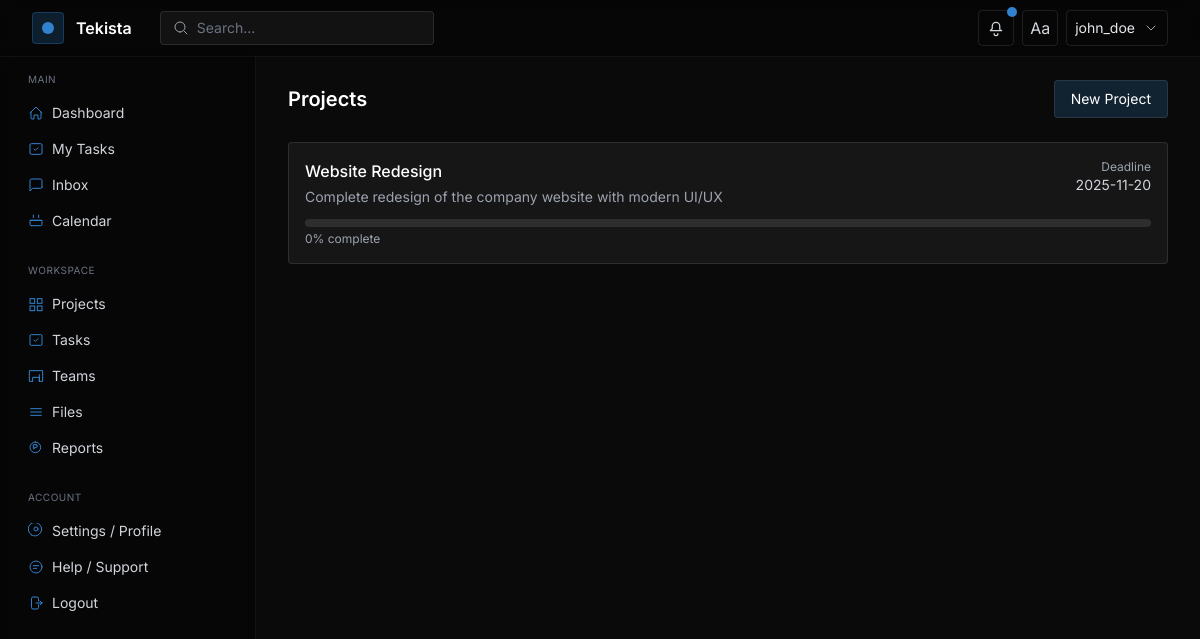
/projects/ (signed in), run on the app's committed database.
### models.py (models this page shows, shortened)
class User(UserMixin, db.Model):
    __tablename__ = "user"
    id = db.Column(db.Integer, primary_key=True)
    username = db.Column(db.String(80), unique=True, nullable=False)
    email = db.Column(db.String(120), unique=True, nullable=False)
    password_hash = db.Column(db.String(128), nullable=False)
    organization_id = db.Column(db.Integer, db.ForeignKey('organization.id'), nullable=True)
    role_id = db.Column(db.Integer, db.ForeignKey('role.id'), nullable=True)
    custom_role_id = db.Column(db.Integer, db.ForeignKey('custom_role.id'), nullable=True)
    api_token = db.Column(db.String(128), unique=True, index=True, nullable=True)
    token_expiration = db.Column(db.DateTime, nullable=True)
    created_at = db.Column(db.DateTime, default=datetime.utcnow)
    projects = db.relationship('Project', secondary=project_users, back_populates='users')
    tasks = db.relationship('Task', secondary=task_assignees, back_populates='assignees')

class Project(db.Model):
    __tablename__ = "project"
    id = db.Column(db.Integer, primary_key=True)
    title = db.Column(db.String(150), nullable=False)
    description = db.Column(db.Text)
    deadline = db.Column(db.Date)
    organization_id = db.Column(db.Integer, db.ForeignKey('organization.id'), nullable=True)
    created_at = db.Column(db.DateTime, default=datetime.utcnow)
    users = db.relationship('User', secondary=project_users, back_populates='projects')
    tasks = db.relationship('Task', back_populates='project', cascade='all, delete-orphan')
    def progress(self):
        total = len(self.tasks)
        if total == 0:
            return 0
        done = sum(1 for t in self.tasks if t.status == 'Done')
        return int((done / total) * 100)

class Task(db.Model):
    __tablename__ = "task"
    id = db.Column(db.Integer, primary_key=True)
    title = db.Column(db.String(150), nullable=False)
    description = db.Column(db.Text)
    due_date = db.Column(db.Date)
    priority = db.Column(db.String(20), default='Normal')  # Critical, High, Normal, Low
    status = db.Column(db.String(30), default='To Do')
    created_at = db.Column(db.DateTime, default=datetime.utcnow)
    parent_id = db.Column(db.Integer, db.ForeignKey('task.id'), nullable=True)
    subtasks = db.relationship('Task', backref=db.backref('parent', remote_side=[id]))
    recurrence_rule = db.Column(db.String(200), nullable=True)
    recurrence_end = db.Column(db.Date, nullable=True)
    is_template = db.Column(db.Boolean, default=False)
    template_name = db.Column(db.String(120), nullable=True)
    project_id = db.Column(db.Integer, db.ForeignKey('project.id'))
    project = db.relationship('Project', back_populates='tasks')
    assignees = db.relationship('User', secondary=task_assignees, back_populates='tasks')
    predecessors = db.relationship(
        'Task',
        secondary=task_dependencies,
        primaryjoin=id==task_dependencies.c.successor_id,
        secondaryjoin=id==task_dependencies.c.predecessor_id,
        backref='successors'
    )
    comments = db.relationship('Comment', back_populates='task', cascade='all, delete-orphan')

### projects/routes.py (the view)
@projects_bp.route('/')
@login_required
def list_projects():
    query = Project.query.options(
        selectinload(Project.users),
        selectinload(Project.tasks)
    )
    status = request.args.get('status')
    assignee = request.args.get('assignee', type=int)
    deadline = request.args.get('deadline')
    if status:
        query = query.filter(
            exists().where(Task.project_id == Project.id).where(Task.status == status)
        )
    if assignee:
        query = query.filter(Project.users.any(User.id == assignee))
    if deadline:
        try:
            d = datetime.strptime(deadline, '%Y-%m-%d').date()
            query = query.filter(Project.deadline <= d)
        except ValueError:
            flash('Invalid date format. Use YYYY-MM-DD.', 'warning')
    projects = query.all()
    users = User.query.order_by(User.username).all()
    return render_template('projects/list.html', projects=projects, users=users)

### templates/projects/list.html (shortened to what this page needs)
{% extends 'layouts/app.html' %}
{% block content %}
<div class="flex items-center justify-between mb-6">
  <h1 class="text-xl font-semibold text-white">Projects</h1>
  <a href="{{ url_for('projects.create_project') }}"
     class="inline-flex items-center px-4 py-2 rounded border border-white/10 bg-accent/20 text-sm text-white hover:bg-accent/30">
    New Project
  </a>
  </div>
<div class="space-y-3">
  {% for p in projects %}
  <a href="{{ url_for('projects.project_detail', project_id=p.id) }}" class="block">
    <div class="rounded border border-white/10 bg-white/5 hover:bg-white/10 transition-colors">
      <div class="p-4">
        <div class="flex items-start justify-between gap-4">
          <div>
            <h2 class="text-base font-medium text-white">{{ p.title }}</h2>
            {% if p.description %}
              <p class="mt-1 text-sm text-gray-400 line-clamp-2">{{ p.description }}</p>
            {% endif %}
          </div>
          <div class="text-right shrink-0">
            <div class="text-xs text-gray-400">Deadline</div>
            <div class="text-sm text-gray-300">{{ p.deadline or '—' }}</div>
          </div>
        </div>
        <div class="mt-3">
          <div class="h-2 w-full rounded bg-white/10 overflow-hidden">
          </div>
          <div class="mt-1 text-xs text-gray-400">{{ p.progress() }}% complete</div>
        </div>
      </div>
    </div>
  </a>
  {% else %}
    <div class="rounded border border-white/10 bg-white/5 p-6 text-sm text-gray-400">No projects yet.</div>
  {% endfor %}
</div>
{% endblock %}

### templates/layouts/app.html (shortened to what this page needs)
<!DOCTYPE html>
<html lang="en" class="dark" data-theme="dark">
<head>
  <script src="https://cdn.tailwindcss.com"></script>
</head>
<body class="bg-bg text-gray-200 font-sans min-h-screen">
  <header class="fixed top-0 left-0 right-0 z-40 border-b border-white/5 bg-black/40 backdrop-blur">
    <div class="max-w-7xl mx-auto px-4 sm:px-6 lg:px-8 h-14 flex items-center justify-between">
      <div class="flex items-center gap-3">
        <div class="w-8 h-8 rounded bg-accent/20 border border-accent/30 flex items-center justify-center">
          <div class="w-3 h-3 rounded-full bg-accent"></div>
        </div>
        <a href="{{ url_for('projects.list_projects') }}" class="text-white font-semibold">Tekista</a>
        <div class="hidden md:flex items-center ml-4">
          <div class="flex items-center gap-2 bg-white/5 border border-white/10 rounded px-3 py-1.5">
            <svg class="w-4 h-4 text-gray-400" viewBox="0 0 24 24" fill="none" stroke="currentColor"><path stroke-linecap="round" stroke-linejoin="round" stroke-width="1.5" d="M21 21l-4.35-4.35M10.5 18a7.5 7.5 0 1 1 0-15 7.5 7.5 0 0 1 0 15z"/></svg>
            <input id="globalSearch" type="text" placeholder="Search..." class="bg-transparent outline-none text-sm text-gray-200 placeholder-gray-500 w-56">
          </div>
        </div>
      </div>
      <div class="flex items-center gap-2">
        <button class="relative inline-flex items-center justify-center w-9 h-9 rounded border border-white/10 text-gray-300 hover:text-white hover:border-white/20">
          <svg class="w-5 h-5" viewBox="0 0 24 24" fill="none" stroke="currentColor"><path stroke-linecap="round" stroke-linejoin="round" stroke-width="1.5" d="M14.25 18.75a2.25 2.25 0 1 1-4.5 0m9-3.75H5.25l1.318-1.318A2.25 2.25 0 0 0 7.5 12.84V9.75a4.5 4.5 0 0 1 9 0v3.09c0 .597.237 1.17.659 1.592L18.75 15z"/></svg>
          <span class="absolute -top-1 -right-1 w-2.5 h-2.5 bg-accent rounded-full"></span>
        </button>
        <button id="themeToggle" class="inline-flex items-center justify-center w-9 h-9 rounded border border-white/10 text-gray-300 hover:text-white hover:border-white/20">Aa</button>
        {% if current_user.is_authenticated %}
        <div class="relative">
          <button id="profileBtn" class="inline-flex items-center gap-2 px-2 h-9 rounded border border-white/10 hover:border-white/20">
            <span class="text-sm text-gray-200">{{ current_user.username }}</span>
            <svg class="w-4 h-4 text-gray-400" viewBox="0 0 24 24" fill="none" stroke="currentColor"><path stroke-linecap="round" stroke-linejoin="round" stroke-width="1.5" d="M6 9l6 6 6-6"/></svg>
          </button>
        </div>
        {% else %}
        <a href="{{ url_for('auth.login') }}" class="text-sm text-gray-300 hover:text-white px-3 py-2">Login</a>
        {% endif %}
      </div>
    </div>
  </header>
  <div class="pt-14 flex">
    <aside id="sidebar" class="hidden md:block w-64 shrink-0 h-[calc(100vh-56px)] sticky top-14 border-r border-white/5 bg-black/40 backdrop-blur">
      <nav class="p-4 space-y-6">
        <div>
          <div class="px-3 mb-2 text-[10px] uppercase tracking-wider text-gray-500">Main</div>
          <a href="{{ url_for('index') }}" class="flex items-center gap-2 px-3 py-2 rounded text-sm text-gray-300 hover:text-white hover:bg-white/5">
            <svg class="w-4 h-4 text-accent" viewBox="0 0 24 24" fill="none" stroke="currentColor"><path stroke-linecap="round" stroke-linejoin="round" stroke-width="1.5" d="M3 12l9-9 9 9M4.5 10.5v9a1.5 1.5 0 001.5 1.5H9v-6h6v6h3a1.5 1.5 0 001.5-1.5v-9"/></svg>
            <span>Dashboard</span>
          </a>
          <a href="{{ url_for('tasks.list_tasks') }}?assignee={{ current_user.id if current_user.is_authenticated else '' }}" class="flex items-center gap-2 px-3 py-2 rounded text-sm text-gray-300 hover:text-white hover:bg-white/5">
            <svg class="w-4 h-4 text-accent" viewBox="0 0 24 24" fill="none" stroke="currentColor"><path stroke-linecap="round" stroke-linejoin="round" stroke-width="1.5" d="M9 12l2 2 4-4"/><rect x="3" y="4" width="18" height="16" rx="2" ry="2" stroke-width="1.5"/></svg>
            <span>My Tasks</span>
          </a>
          <a href="#" class="flex items-center gap-2 px-3 py-2 rounded text-sm text-gray-300 hover:text-white hover:bg-white/5">
            <svg class="w-4 h-4 text-accent" viewBox="0 0 24 24" fill="none" stroke="currentColor"><path stroke-linecap="round" stroke-linejoin="round" stroke-width="1.5" d="M21 15a2 2 0 01-2 2H7l-4 4V5a2 2 0 012-2h14a2 2 0 012 2v10z"/></svg>
            <span>Inbox</span>
          </a>
          <a href="#" class="flex items-center gap-2 px-3 py-2 rounded text-sm text-gray-300 hover:text-white hover:bg-white/5">
            <svg class="w-4 h-4 text-accent" viewBox="0 0 24 24" fill="none" stroke="currentColor"><path stroke-linecap="round" stroke-linejoin="round" stroke-width="1.5" d="M8 7V3m8 4V3M4 11h16M5 19h14a2 2 0 002-2v-6H3v6a2 2 0 002 2z"/></svg>
            <span>Calendar</span>
          </a>
        </div>
        <div>
          <div class="px-3 mb-2 text-[10px] uppercase tracking-wider text-gray-500">Workspace</div>
          <a href="{{ url_for('projects.list_projects') }}" class="flex items-center gap-2 px-3 py-2 rounded text-sm text-gray-300 hover:text-white hover:bg-white/5">
            <span>Projects</span>
          </a>
          <a href="{{ url_for('tasks.list_tasks') }}" class="flex items-center gap-2 px-3 py-2 rounded text-sm text-gray-300 hover:text-white hover:bg-white/5">
            <svg class="w-4 h-4 text-accent" viewBox="0 0 24 24" fill="none" stroke="currentColor"><path stroke-linecap="round" stroke-linejoin="round" stroke-width="1.5" d="M9 12l2 2 4-4"/><rect x="3" y="4" width="18" height="16" rx="2" ry="2" stroke-width="1.5"/></svg>
            <span>Tasks</span>
          </a>
          <a href="#" class="flex items-center gap-2 px-3 py-2 rounded text-sm text-gray-300 hover:text-white hover:bg-white/5">
            <svg class="w-4 h-4 text-accent" viewBox="0 0 24 24" fill="none" stroke="currentColor"><path stroke-linecap="round" stroke-linejoin="round" stroke-width="1.5" d="M17 20h5V4H2v16h5m10 0V10M7 20v-6h10v6"/></svg>
            <span>Teams</span>
          </a>
          <a href="#" class="flex items-center gap-2 px-3 py-2 rounded text-sm text-gray-300 hover:text-white hover:bg-white/5">
            <svg class="w-4 h-4 text-accent" viewBox="0 0 24 24" fill="none" stroke="currentColor"><path stroke-linecap="round" stroke-linejoin="round" stroke-width="1.5" d="M4 7h16M4 12h16M4 17h16"/></svg>
            <span>Files</span>
          </a>
          <a href="#" class="flex items-center gap-2 px-3 py-2 rounded text-sm text-gray-300 hover:text-white hover:bg-white/5">
            <svg class="w-4 h-4 text-accent" viewBox="0 0 24 24" fill="none" stroke="currentColor"><path stroke-linecap="round" stroke-linejoin="round" stroke-width="1.5" d="M11 3a8 8 0 100 16 8 8 0 000-16zm1 4H8v6h2v-2h2a2 2 0 100-4z"/></svg>
            <span>Reports</span>
          </a>
        </div>
        <div class="mt-auto">
          <div class="px-3 mb-2 text-[10px] uppercase tracking-wider text-gray-500">Account</div>
          <a href="#" class="flex items-center gap-2 px-3 py-2 rounded text-sm text-gray-300 hover:text-white hover:bg-white/5">
            <span>Settings / Profile</span>
          </a>
          <a href="#" class="flex items-center gap-2 px-3 py-2 rounded text-sm text-gray-300 hover:text-white hover:bg-white/5">
            <svg class="w-4 h-4 text-accent" viewBox="0 0 24 24" fill="none" stroke="currentColor"><path stroke-linecap="round" stroke-linejoin="round" stroke-width="1.5" d="M8 10h8M8 14h5M21 12a9 9 0 11-18 0 9 9 0 0118 0z"/></svg>
            <span>Help / Support</span>
          </a>
          {% if current_user.is_authenticated %}
          <a href="{{ url_for('auth.logout') }}" class="flex items-center gap-2 px-3 py-2 rounded text-sm text-gray-300 hover:text-white hover:bg-white/5">
            <svg class="w-4 h-4 text-accent" viewBox="0 0 24 24" fill="none" stroke="currentColor"><path stroke-linecap="round" stroke-linejoin="round" stroke-width="1.5" d="M15.75 9V5.25A2.25 2.25 0 0013.5 3h-6A2.25 2.25 0 005.25 5.25v13.5A2.25 2.25 0 007.5 21h6a2.25 2.25 0 002.25-2.25V15M12 12h9m0 0l-3 3m3-3l-3-3"/></svg>
            <span>Logout</span>
          </a>
          {% endif %}
        </div>
      </nav>
    </aside>
    <main class="flex-1 min-w-0">
      <div class="max-w-7xl mx-auto px-4 sm:px-6 lg:px-8 py-6">
        {% block content %}{% endblock %}
      </div>
    </main>
  </div>
</body>
</html>

### templates/layouts/app.html (style rules this page uses)
:root { --accent: #3182CE; }
html, body { height: 100%; }

### data on the page
User: username "john_doe"
Project: title "Website Redesign", description "Complete redesign of the company website with modern UI/UX", deadline "2025-11-20", progress "0"
